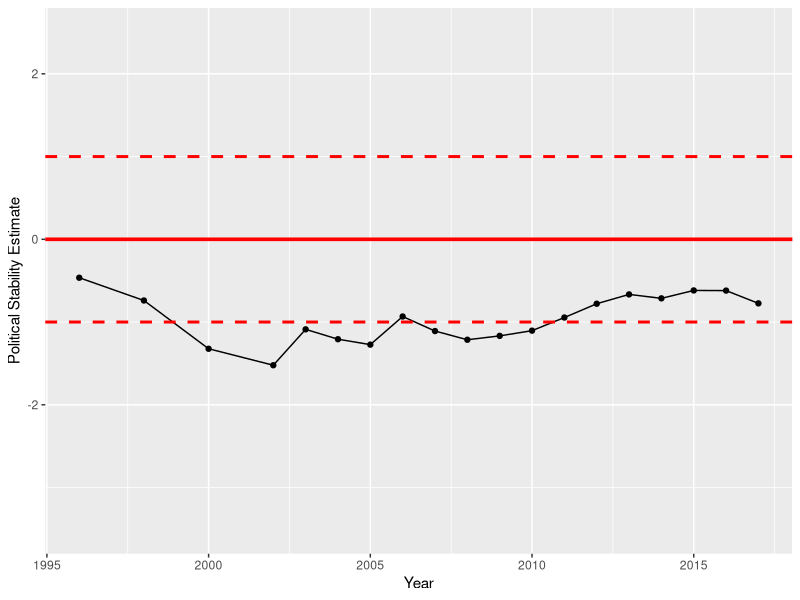

Source code (R):
## ---- chunk 1
knitr::opts_chunk$set(echo = TRUE)
## ---- chunk 2

library(readr)
stabilityData <- read_csv("WGI2popDevIneqPovRegimeConflict1V2.csv")
stabilityVariables <- c("country", "iso3c", "date","stability","stabilityCategory4")
stabilityData <- stabilityData[stabilityVariables]


# data by country
# country = x
x <- stabilityData[stabilityData$country == "Zimbabwe",]
x

## ---- chunk 3
library(ggplot2)
stabilityTrend <- ggplot(data=x, aes(x=date, y=stability)) +
  geom_line()+
  geom_point() +
  geom_hline(yintercept=0.0, color = "red", size = 1.25) +
   geom_hline(yintercept=1.0, linetype="dashed", color = "red", size = 1) +
   geom_hline(yintercept=-1.0, linetype="dashed", color = "red", size = 1) +
  ylim(-3.5, 2.5) + 
  xlab("Year") +
  ylab("Political Stability Estimate")

plot(stabilityTrend)

# To save the figure:
# png("stabilityTrend.png")
# 
# plot(stabilityTrend)
# 
# dev.off()

